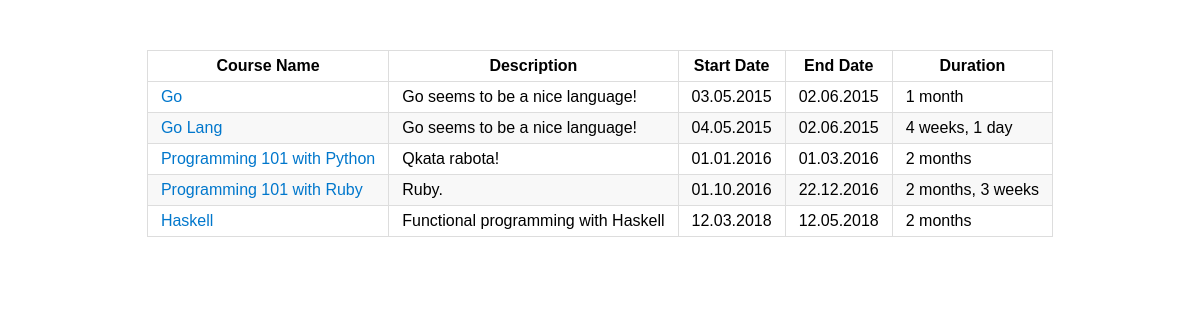
The page / on the database its author committed.
### courses/models.py (models this page shows)
class Course(models.Model):
    name = models.CharField(max_length=60, unique=True)
    description = models.TextField()
    start_date = models.DateField()
    end_date = models.DateField()

### courses/views.py (the view)
# urls.py: url(r'^$', views.all_courses, name='all_courses'),
def all_courses(request, *args, **kwargs):
    courses = Course.objects.all().order_by('start_date')
    return render(request, 'all_courses.html', locals())

### courses/templates/all_courses.html (shortened to what this page needs)
{% extends 'base.html' %}

### course_management/templates/base.html (shortened to what this page needs)
<!DOCTYPE html>
<html lang="en">
<head>
    <link rel="stylesheet" href="/static/course_management/style.css">
</head>
<body>
    <div id="container">
        {% block content %}
            <table>
                <thead>
                    <tr>
                        <th>Course Name</th>
                        <th>Description</th>
                        <th>Start Date</th>
                        <th>End Date</th>
                        <th>Duration</th>
                    </tr>
                </thead>
                <tbody>
                    {% for course in courses %}
                    <tr>
                        <td><a href="/course/{{course.name}}">{{course.name}}</a></td>
                        <td>{{course.description}}</td>
                        <td>{{course.start_date|date:"d.m.Y"}}</td>
                        <td>{{course.end_date|date:"d.m.Y"}}</td>
                        <td>{{course.start_date|timesince:course.end_date}}</td>
                    </tr>
                    {% endfor %}
                </tbody>
            </table>
        {% endblock %}
    </div>
</body>
</html>

### course_management/static/course_management/style.css (style rules this page uses)
body { font-family: Arial, sans-serif; }
table { margin: 50px auto; }
table, td, th { padding: 6px 13px; border: 1px solid #DDDDDD; border-collapse: collapse; }
tbody td a { text-decoration: none; color: #07C; }
table tbody tr:nth-child(even) { background: #F8F8F8 }

### rows shown on the page
Course: name "Go", description "Go seems to be a nice language!", start_date "03.05.2015", end_date "02.06.2015", start_date "1 month"
Course: name "Go Lang", description "Go seems to be a nice language!", start_date "04.05.2015", end_date "02.06.2015", start_date "4 weeks, 1 day"
Course: name "Programming 101 with Python", description "Qkata rabota!", start_date "01.01.2016", end_date "01.03.2016", start_date "2 months"
Course: name "Programming 101 with Ruby", description "Ruby.", start_date "01.10.2016", end_date "22.12.2016", start_date "2 months, 3 weeks"
Course: name "Haskell", description "Functional programming with Haskell", start_date "12.03.2018", end_date "12.05.2018", start_date "2 months"
